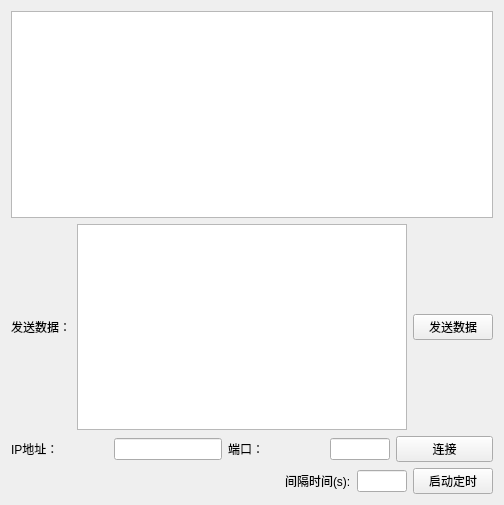
<?xml version="1.0" encoding="UTF-8"?>
<ui version="4.0">
 <class>MainWindow</class>
 <widget class="QMainWindow" name="MainWindow">
  <property name="geometry">
   <rect>
    <x>0</x>
    <y>0</y>
    <width>504</width>
    <height>505</height>
   </rect>
  </property>
  <property name="windowTitle">
   <string>MainWindow</string>
  </property>
  <widget class="QWidget" name="centralWidget">
   <layout class="QVBoxLayout" name="verticalLayout">
    <item>
     <widget class="QTextEdit" name="textEdit"/>
    </item>
    <item>
     <layout class="QHBoxLayout" name="horizontalLayout">
      <item>
       <widget class="QLabel" name="label">
        <property name="text">
         <string>发送数据：</string>
        </property>
       </widget>
      </item>
      <item>
       <widget class="QTextEdit" name="txtData"/>
      </item>
      <item>
       <widget class="QPushButton" name="pushSent">
        <property name="text">
         <string>发送数据</string>
        </property>
       </widget>
      </item>
     </layout>
    </item>
    <item>
     <layout class="QHBoxLayout" name="horizontalLayout_2">
      <item>
       <widget class="QLabel" name="label_2">
        <property name="text">
         <string>IP地址：</string>
        </property>
       </widget>
      </item>
      <item>
       <widget class="QLineEdit" name="txtIp">
        <property name="sizePolicy">
         <sizepolicy hsizetype="Preferred" vsizetype="Fixed">
          <horstretch>0</horstretch>
          <verstretch>0</verstretch>
         </sizepolicy>
        </property>
        <property name="echoMode">
         <enum>QLineEdit::Normal</enum>
        </property>
       </widget>
      </item>
      <item>
       <widget class="QLabel" name="label_3">
        <property name="text">
         <string>端口：</string>
        </property>
       </widget>
      </item>
      <item>
       <widget class="QLineEdit" name="txtPort">
        <property name="sizePolicy">
         <sizepolicy hsizetype="Ignored" vsizetype="Fixed">
          <horstretch>0</horstretch>
          <verstretch>0</verstretch>
         </sizepolicy>
        </property>
        <property name="minimumSize">
         <size>
          <width>60</width>
          <height>0</height>
         </size>
        </property>
        <property name="maximumSize">
         <size>
          <width>60</width>
          <height>16777215</height>
         </size>
        </property>
       </widget>
      </item>
      <item>
       <widget class="QPushButton" name="pushConnect">
        <property name="text">
         <string>连接</string>
        </property>
       </widget>
      </item>
     </layout>
    </item>
    <item>
     <layout class="QHBoxLayout" name="horizontalLayout_3">
      <item>
       <spacer name="horizontalSpacer">
        <property name="orientation">
         <enum>Qt::Horizontal</enum>
        </property>
        <property name="sizeHint" stdset="0">
         <size>
          <width>188</width>
          <height>18</height>
         </size>
        </property>
       </spacer>
      </item>
      <item>
       <widget class="QLabel" name="label_4">
        <property name="text">
         <string>间隔时间(s):</string>
        </property>
       </widget>
      </item>
      <item>
       <widget class="QLineEdit" name="lineEdit">
        <property name="sizePolicy">
         <sizepolicy hsizetype="Ignored" vsizetype="Fixed">
          <horstretch>50</horstretch>
          <verstretch>20</verstretch>
         </sizepolicy>
        </property>
        <property name="minimumSize">
         <size>
          <width>50</width>
          <height>0</height>
         </size>
        </property>
        <property name="maximumSize">
         <size>
          <width>50</width>
          <height>16777215</height>
         </size>
        </property>
       </widget>
      </item>
      <item>
       <widget class="QPushButton" name="timeBut">
        <property name="text">
         <string>启动定时</string>
        </property>
       </widget>
      </item>
     </layout>
    </item>
   </layout>
  </widget>
 </widget>
 <layoutdefault spacing="6" margin="11"/>
 <resources/>
 <connections/>
</ui>
